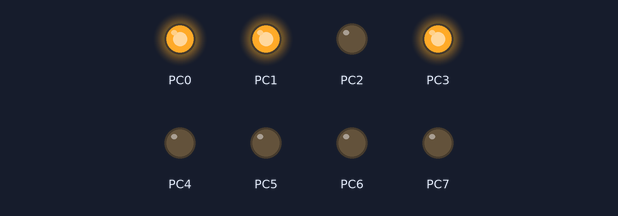
Bench run of a program on a simulated ATmega32, built with avr-gcc and emulated at 8 MHz. Shown: output pins drawn as LEDs (lit = HIGH).

Above: at 0.1 s.
At 5.1 s:
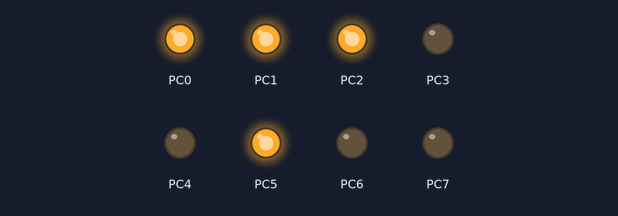
At 10.1 s:
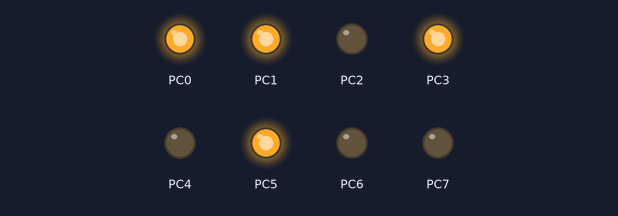
At 20.1 s:
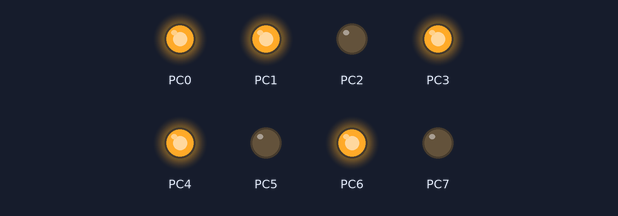
At 29.9 s:
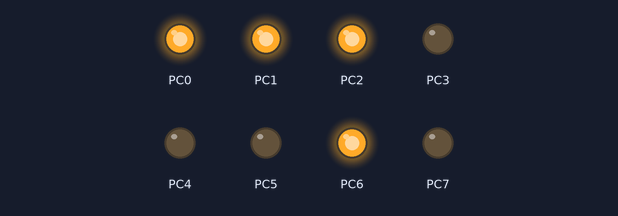
At 39.9 s:
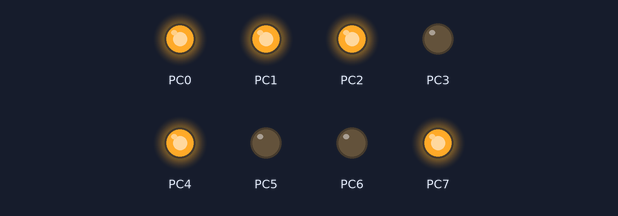
Timing chart, 0 to 40.0 s (numbered marks = the images above):
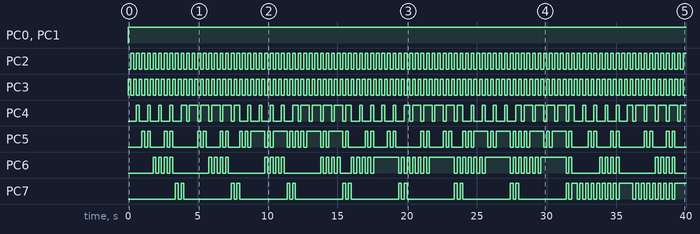

Measured:
- by itself, PC0, PC1: LOW → HIGH at 0.00 s
- by itself, PC2, PC3: alternates HIGH for 0.20 s and LOW for 0.20 s
- by itself, PC5: moves between LOW and HIGH, repeating every 16.0 s
- by itself, PC6: LOW → HIGH at 1.8 s, → LOW 0.20 s later, → HIGH 0.20 s later, → LOW 0.20 s later, … (96 changes in this stretch)
- by itself, PC7: LOW → HIGH at 3.4 s, → LOW 0.20 s later, → HIGH 0.20 s later, → LOW 0.20 s later, … (63 changes in this stretch)
- by itself, PC4: repeats every 8.0 s: 3 × (LOW 0.60 s, HIGH 0.20 s), LOW 0.60 s, HIGH 0.40 s, 4 × (LOW 0.20 s, HIGH 0.60 s), LOW 0.20 s, HIGH 0.40 s, LOW 0.60 s, HIGH 0.20 s

The program:

main.c
```c
/*
 * Lab3.c
 *
 * Created: 5/19/2023 6:34:49 PM
 * Author : omart
 */

//7-Segments

// Common anode requires a LOW signal whereas common cathode requires a HIGH signal to light up a segment.


#define F_CPU		8000000UL
#include <avr/io.h>
#include <util/delay.h>
#include "Utilities.h"

int main(void)
{
	// char arr[]={0x3f,0x06,0x5B,0x4F,0x66,0x6D,0x7D,0x07,0x7F,0x6F};

	DDRC = 0xFF; // DIR of PORTC as Output;
	/*PORTC*/

   DDRC = 0xFF;
   unsigned char i,j;
   while(1)
   {
	   for(i=0;i<10;i++)
	   {
		   for(j=0;j<10;j++)
		   {
			   PORTC = (0b1011)| (i<<4);
			   _delay_ms(200);
			   PORTC = (0b0111)| (j<<4);
			   _delay_ms(200);
		   }

	   }
   }
}
```

Utilities.h
```c
/*
 * Utilities.h
 *
 * Created: 5/19/2023 4:44:57 PM
 *  Author: omart
 */


#ifndef UTILITIES_H_
#define UTILITIES_H_

#include <stdio.h>
#include <stdint.h>

#define SET_BIT(reg,bit)		(reg|=(1<<bit))
#define TOGGLE_BIT(reg,bit)		(reg^=(1<<bit))
#define CLEAR_BIT(reg,bit)		(reg&=~(1<<bit))
#define READ_BIT(reg,bit)		((reg>>bit)&1)


#endif /* UTILITIES_H_ */
```
